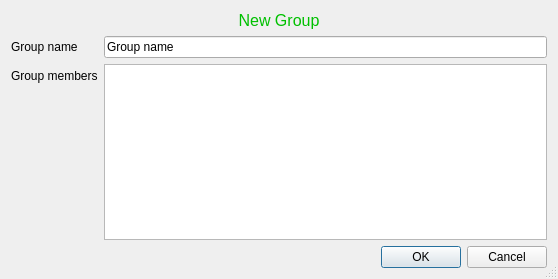
<?xml version="1.0" encoding="UTF-8"?>
<ui version="4.0">
 <class>frmGroupsIBM</class>
 <widget class="QDialog" name="frmGroupsIBM">
  <property name="geometry">
   <rect>
    <x>0</x>
    <y>0</y>
    <width>558</width>
    <height>279</height>
   </rect>
  </property>
  <property name="sizeGripEnabled">
   <bool>true</bool>
  </property>
  <layout class="QHBoxLayout" name="horizontalLayout">
   <item>
    <layout class="QVBoxLayout" name="verticalLayout">
     <item>
      <widget class="QLabel" name="lbl">
       <property name="font">
        <font>
         <pointsize>12</pointsize>
        </font>
       </property>
       <property name="styleSheet">
        <string notr="true">color: rgb(0, 192, 0);</string>
       </property>
       <property name="text">
        <string>New Group</string>
       </property>
       <property name="alignment">
        <set>Qt::AlignCenter</set>
       </property>
      </widget>
     </item>
     <item>
      <layout class="QFormLayout" name="formLayout">
       <item row="0" column="0">
        <widget class="QLabel" name="label">
         <property name="text">
          <string>Group name</string>
         </property>
        </widget>
       </item>
       <item row="0" column="1">
        <widget class="QLineEdit" name="txtName">
         <property name="text">
          <string>Group name</string>
         </property>
        </widget>
       </item>
       <item row="1" column="0">
        <widget class="QLabel" name="label_2">
         <property name="text">
          <string>Group members</string>
         </property>
        </widget>
       </item>
       <item row="1" column="1">
        <widget class="QListView" name="lstMembers"/>
       </item>
      </layout>
     </item>
     <item>
      <widget class="QDialogButtonBox" name="buttonBox">
       <property name="standardButtons">
        <set>QDialogButtonBox::Cancel|QDialogButtonBox::Ok</set>
       </property>
      </widget>
     </item>
    </layout>
   </item>
  </layout>
 </widget>
 <resources/>
 <connections/>
</ui>
